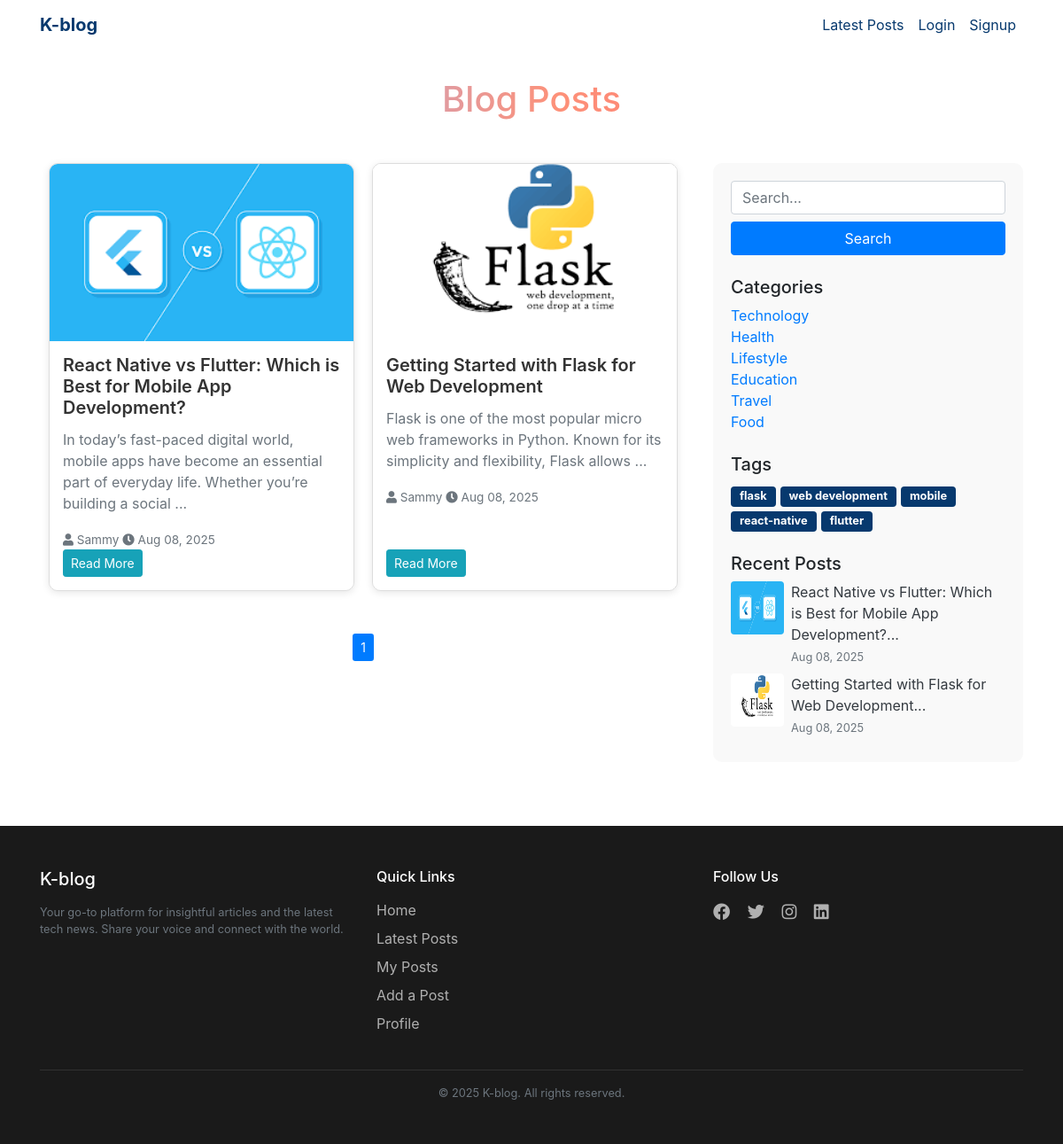
The page / on the database its author committed.
### models.py (models this page shows, shortened)
class Blog(db.Model):
    id = db.Column(db.Integer, primary_key=True)
    title = db.Column(db.String(100), nullable=False)
    description = db.Column(db.Text, nullable=False)
    image_filename = db.Column(db.String(200))
    views = db.Column(db.Integer, default=0)
    date_published = db.Column(db.DateTime, default=datetime.now, nullable=False)
    user_id = db.Column(db.Integer, db.ForeignKey('user.id', name='fk_blog_user'), nullable=False)
    category_id = db.Column(db.Integer, db.ForeignKey('category.id'))
    tags = db.relationship('Tag', secondary=blog_tags, backref=db.backref('blogs', lazy='dynamic'))
    user = db.relationship('User', back_populates='blogs')
    comments = db.relationship('Comment', backref='blog', lazy=True, cascade='all, delete')

class User(db.Model):
    id = db.Column(db.Integer, primary_key=True, index=True)
    username = db.Column(db.String(50), unique=True, nullable=False)
    email = db.Column(db.String(200), unique=True, index=True)
    phone = db.Column(db.String(20))
    password_hash = db.Column(db.String(200))
    created = db.Column(db.DateTime, default=datetime.now)
    is_verified = db.Column(db.Boolean, default=False)
    verification_token = db.Column(db.String(100))
    reset_code = db.Column(db.String(10))
    reset_code_sent_at = db.Column(db.DateTime, default=datetime.utcnow)
    comments = db.relationship('Comment', backref='user', lazy=True)
    blogs = db.relationship('Blog', back_populates='user', cascade="all, delete")

class Category(db.Model):
    id = db.Column(db.Integer, primary_key=True)
    name = db.Column(db.String(50), unique=True, nullable=False)
    blogs = db.relationship('Blog', backref='category', lazy=True)

class Tag(db.Model):
    id = db.Column(db.Integer, primary_key=True)
    name = db.Column(db.String(30), unique=True, nullable=False)

### routes.py (the view)
@app.route('/')
@app.route('/page/<int:page>')
def home_page(page=1):
    per_page = 6
    blogs = Blog.query.order_by(Blog.date_published.desc()).paginate(page=page, per_page=per_page)
    recent_posts = Blog.query.order_by(Blog.date_published.desc()).limit(5).all()
    categories = Category.query.all()
    tags = Tag.query.all()
    return render_template(
        'index.html',
        blogs=blogs,
        recent_posts=recent_posts,
        categories=categories,
        tags=tags
    )

### routes.py (called while the page is built)
@app.context_processor
def inject_user():
    user = None
    if 'user_id' in session:
        user = User.query.get(session['user_id'])
    return dict(current_user=user)

### templates/index.html (shortened to what this page needs)
{% extends "base.html" %}
{% block content %}
<div class="container py-4">
    <h1 class="text-center mb-5">Blog Posts</h1>
    <div class="row g-4">
        <div class="col-lg-8">
            {% if blogs.items %}
                <div class="blog-container">
                    {% for blog in blogs.items %}
                        <div class="blog-card">
                            <div class="card shadow-sm h-100 border-0 rounded overflow-hidden">
                                {% if blog.image_filename %}
                                    <img src="{{ url_for('static', filename='uploads/' + blog.image_filename) }}"
                                         alt="Blog Image"
                                         class="card-img-top" style="object-fit: cover; height: 200px;">
                                {% endif %}
                                <div class="card-body d-flex flex-column">
                                    <h5 class="card-title">{{ blog.title }}</h5>
                                <div>
                                    <p class="card-text text-muted">
                                        {{ blog.description.split()[:20] | join(' ') }}
                                        {% if blog.description.split()|length > 20 %}...{% endif %}
                                    </p>
                                    <small class="text-muted mb-2">
                                        <i class="fas fa-user"></i> {{ blog.user.username }}
                                        <i class="fas fa-clock"></i> {{ blog.date_published.strftime('%b %d, %Y') }}
                                    </small>
                                </div>
                                    <div class="mt-auto">
                                        <a href="{{ url_for('view_blog', blog_id=blog.id) }}" class="btn btn-info btn-sm">Read More</a>
                                    </div>
                                </div>
                            </div>
                        </div>
                    {% endfor %}
                </div>
            {% else %}
                <p class="text-muted">No blog posts available.</p>
            {% endif %}
            <div class="custom-pagination mt-5 text-center">
                {% for page_num in blogs.iter_pages(left_edge=1, right_edge=1, left_current=2, right_current=2) %}
                    {% if page_num %}
                        <a href="{{ url_for('home_page', page=page_num) }}"
                           class="btn page-number btn-sm {% if page_num == blogs.page %}active{% endif %}">
                           {{ page_num }}
                        </a>
                    {% else %}
                        <span class="mx-1 text-muted">…</span>
                    {% endif %}
                {% endfor %}
            </div>
        </div>
        <div class="col-lg-4">
            {% include 'partials/sidebar.html' %}
        </div>
    </div>
</div>
{% endblock %}

### templates/base.html (shortened to what this page needs)
<!doctype html>
<html lang="en">
   <head>
      <link rel="stylesheet" href="https://cdn.jsdelivr.net/npm/bootstrap@4.5.3/dist/css/bootstrap.min.css">
      <link rel="stylesheet" href="{{ url_for('static', filename='css/style.css') }}">
      <link rel="stylesheet" href="https://use.fontawesome.com/releases/v5.6.3/css/all.css">
<link rel="stylesheet" href="https://stackpath.bootstrapcdn.com/bootstrap/4.5.2/css/bootstrap.min.css">
 <link rel="stylesheet" href="https://use.fontawesome.com/releases/v5.15.4/css/all.css" />
   </head>
   <body>
<nav class="navbar navbar-expand-lg navbar-custom fixed-top">
      <div class="container">
          <a class="navbar-brand" href="{{ url_for('home_page') }}">K-blog</a>
          <div class="collapse navbar-collapse" id="navbarNav">
              <ul class="navbar-nav ml-auto">
                  <li class="nav-item">
                      <a class="nav-link" href="{{ url_for('blog') }}">Latest Posts</a>
                  </li>
                  {% if 'user_id' in session %}
                      <li class="nav-item">
                          <a class="nav-link" href="{{ url_for('my_posts') }}">My Posts</a>
                      </li>
                      <li class="nav-item">
                          <a class="nav-link" href="{{ url_for('add_post') }}">Add a Post</a>
                      </li>
                      <li class="nav-item dropdown">
                          <a class="nav-link dropdown-toggle" href="#" id="userDropdown" role="button" data-toggle="dropdown" aria-haspopup="true" aria-expanded="false">
                              Welcome, {{ current_user.username }}
                          </a>
                          <div class="dropdown-menu dropdown-menu-right" aria-labelledby="userDropdown">
                              <a class="dropdown-item" href="{{ url_for('profile') }}">Profile</a>
                              <a class="dropdown-item" href="{{ url_for('settings') }}">Settings</a>
                              <div class="dropdown-divider"></div>
                              <a class="dropdown-item text-danger" href="{{ url_for('logout') }}">Logout</a>
                          </div>
                      </li>
                  {% else %}
                      <li class="nav-item">
                          <a class="nav-link" href="{{ url_for('login_page') }}">Login</a>
                      </li>
                      <li class="nav-item">
                          <a class="nav-link" href="{{ url_for('sign_up') }}">Signup</a>
                      </li>
                  {% endif %}
              </ul>
          </div>
      </div>
  </nav>
      <div class="container mt-4 p-0" >
         {% block content %}
         {% endblock %}
      </div>
<footer class="footer-modern py-5 mt-5">
  <div class="container">
    <div class="row g-4">
      <div class="col-md-4">
        <h5 class="fw-bold mb-3">K-blog</h5>
        <p class="text-muted small">
          Your go-to platform for insightful articles and the latest tech news.
          Share your voice and connect with the world.
        </p>
      </div>
      <div class="col-md-4">
        <h6 class="fw-semibold mb-3">Quick Links</h6>
        <ul class="list-unstyled">
          <li><a href="{{ url_for('home_page') }}">Home</a></li>
          <li><a href="{{ url_for('blog') }}">Latest Posts</a></li>
          <li><a href="{{ url_for('my_posts') }}">My Posts</a></li>
          <li><a href="{{ url_for('add_post') }}">Add a Post</a></li>
          <li><a href="{{ url_for('profile') }}">Profile</a></li>
        </ul>
      </div>
      <div class="col-md-4">
        <h6 class="fw-semibold mb-3">Follow Us</h6>
        <div class="social-links">
          <a href="#" aria-label="Facebook"><i class="fab fa-facebook"></i></a>
          <a href="#" aria-label="Twitter"><i class="fab fa-twitter"></i></a>
          <a href="#" aria-label="Instagram"><i class="fab fa-instagram"></i></a>
          <a href="#" aria-label="LinkedIn"><i class="fab fa-linkedin"></i></a>
        </div>
      </div>
    </div>
    <hr class="mt-4 mb-3">
    <div class="text-center small text-muted">
      &copy; {{ current_year if current_year else 2025 }} K-blog. All rights reserved.
    </div>
  </div>
</footer>
   </body>
</html>

### templates/partials/sidebar.html
<div class="sidebar">
    <form action="{{ url_for('search') }}" method="GET" class="mb-4">
        <input type="text" name="q" placeholder="Search..." class="form-control mb-2">
        <button type="submit" class="btn btn-primary w-100">Search</button>
    </form>
    <h5 class="mt-4">Categories</h5>
    <ul class="list-unstyled">
        {% for category in categories %}
            <li>
                <a href="{{ url_for('category_blogs', category_id=category.id) }}">
                    {{ category.name }}
                </a>
            </li>
        {% endfor %}
    </ul>
    <h5 class="mt-4">Tags</h5>
    <div class="d-flex flex-wrap gap-2">
            {% for tag in tags %}
                <a href="{{ url_for('tag_blogs', tag_id=tag.id) }}" class="badge">{{ tag.name }}</a>
            {% endfor %}
        </div>
    <h5 class="mt-4">Recent Posts</h5>
    {% for blog in recent_posts %}
        <div class="d-flex mb-2">
            {% if blog.image_filename %}
                <img src="{{ url_for('static', filename='uploads/' + blog.image_filename) }}" width="60" height="60" class="me-2 rounded" alt="image">
            {% endif %}
            <div class="recent">
                <a href="{{ url_for('view_blog', blog_id=blog.id) }}" class="text-dark fw-bold">{{ blog.title[:] }}...</a><br>
                <small class="text-muted">{{ blog.date_published.strftime('%b %d, %Y') }}</small>
            </div>
        </div>
    {% endfor %}
</div>

### static/css/style.css (style rules this page uses)
body { background-color: #f0efef; color: #333; padding-top: 40px; }
.navbar-custom { background-color: #fff; }
.navbar-custom .navbar-nav .nav-link { color: #07396e; }
.navbar-custom .navbar-brand { color: #07396e; }
h1 { background: linear-gradient(94.23deg,#9eb1fc 12.41%,#fd9179 52.55%,#ff6969 89.95%); -webkit-background-clip: text; -webkit-text-fill-color: transparent; }
.navbar-brand { font-size: 20px; font-weight: bold; }
.blog-container { display: flex; flex-wrap: wrap; gap: 20px; justify-content: center; padding: 0 10px; }
.blog-card { background: #fff; border: 1px solid #ddd; border-radius: 10px; box-shadow: 0 2px 8px rgba(0,0,0,0.1); overflow: hidden; display: flex; flex-direction: column; flex: 1 1 300px; max-width: 350px; min-width: 280px; min-height: 340px; }
.blog-card img { width: 100%; height: 180px; object-fit: cover; }
.blog-card .card-body { padding: 15px; display: flex; flex-direction: column; flex-grow: 1; }
.blog-card .card-title { font-size: 1.25rem; margin-bottom: 0.75rem; font-weight: 600; color: #333; }
.blog-card .card-text { flex-grow: 1; color: #555; font-size: 1rem; margin-bottom: 1rem; }
.blog-card small { color: #777; font-size: 0.85rem; }
.custom-pagination { display: flex; justify-content: center; margin-top: 30px; margin-bottom: 40px; gap: 8px; flex-wrap: wrap; }
.page-number { display: inline-block; padding: 8px 14px; text-decoration: none; font-weight: 500; border-radius: 0; transition: background-color 0.2s ease; }
.page-number.active { background-color: #007bff; color: white; cursor: default; }
.sidebar { background: #f9f9f9; padding: 20px; border-radius: 10px; }
.sidebar h5 { margin-top: 20px; }
.sidebar a { text-decoration: none; }
.sidebar .badge { font-size: 0.8rem; padding: 5px 10px; background: #07396e; color: white; gap: 10px; margin: 5px 5px 0 0; }
.recent { margin-left: 8px; }
.badge { margin-right: 5px; }
.footer-modern { background-color: #1a1a1a; color: #f5f5f5; }
.footer-modern h5, .footer-modern h6 { color: #fff; }
.footer-modern ul li { margin-bottom: 8px; }
.footer-modern a { color: #b0b0b0; text-decoration: none; transition: color 0.3s ease; }
.footer-modern .social-links a { font-size: 1.2rem; margin-right: 15px; color: #b0b0b0; transition: color 0.3s ease, transform 0.3s ease; }
.footer-modern hr { border-top: 1px solid rgba(255,255,255,0.1); }

### rows shown on the page
Blog: image_filename (picture), title "React Native vs Flutter: Which is Best for Mobile App Development?", description.split "In today’s fast-paced digital world, mobile apps have become an essential part of everyday life. Whether you’re building a social", user.username "Sammy", date_published "Aug 08, 2025"
Blog: image_filename (picture), title "Getting Started with Flask for Web Development", description.split "Flask is one of the most popular micro web frameworks in Python. Known for its simplicity and flexibility, Flask allows", user.username "Sammy", date_published "Aug 08, 2025"
Category: name "Technology"
Category: name "Health"
Category: name "Lifestyle"
Category: name "Education"
Category: name "Travel"
Category: name "Food"
Tag: name "flask"
Tag: name "web development"
Tag: name "mobile"
Tag: name "react-native"
Tag: name "flutter"

### other values the page prints
{{ page_num }} "1"
{{ current_year if current_year else 2025 }} "2025"
